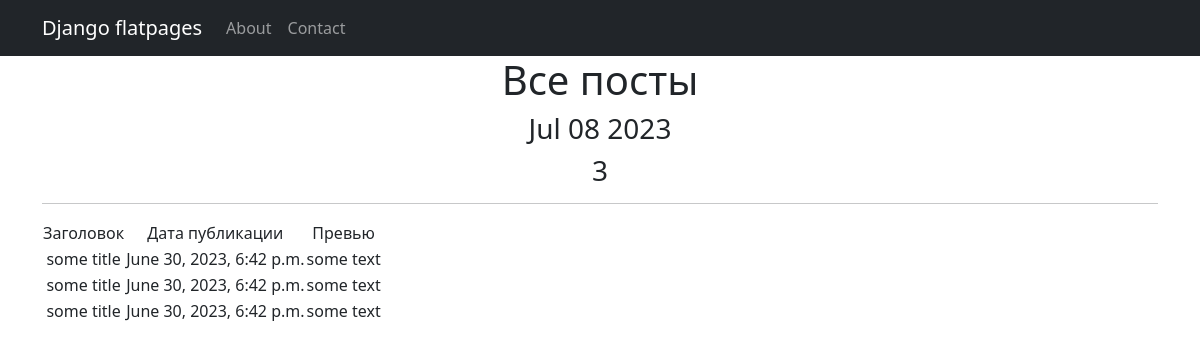
/posts/, run on an earlier commit of the app's database.
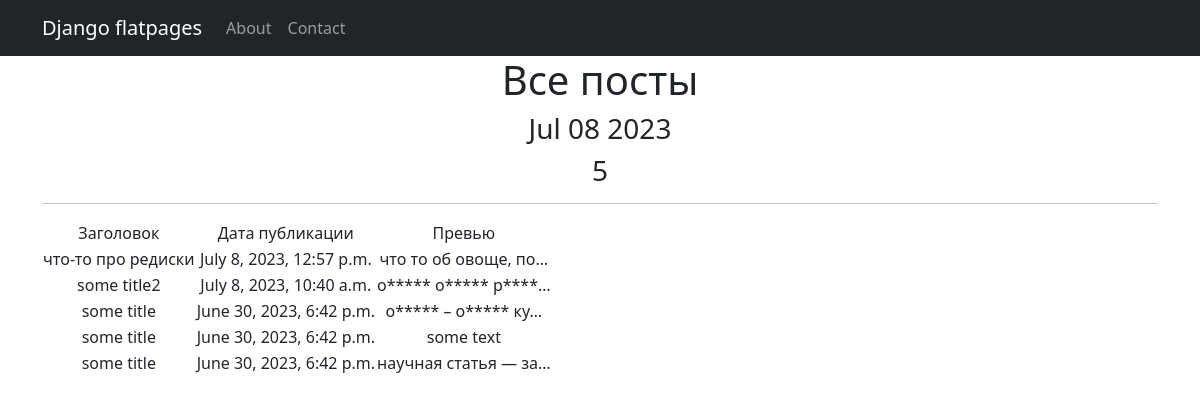
And on a later commit of the database.
### newsportal/models.py (models this page shows, shortened)
class Post(models.Model):
    news = 'NE'
    article = 'AR'
    POST_TYPES = [
        (news, 'Новость'),
        (article, 'Статья'),
    ]
    time_in = models.DateTimeField(auto_now_add=True, verbose_name='Дата изменения')
    title = models.CharField(max_length = 255, default = 'Some Title', verbose_name='Заголовок')
    text = models.CharField(max_length = 2048, default = 'Some Text', verbose_name='Контент')
    rating = models.IntegerField(default = 0)
    news_or_post = models.CharField(max_length=2, choices=POST_TYPES, default=article, verbose_name='Вид поста')
    author = models.ForeignKey(Author, on_delete=models.CASCADE, verbose_name='Автор')
    categories = models.ManyToManyField(Category, through='PostCategory')

### newsportal/views.py (the view)
# urls.py: path('', PostsList.as_view()),
class PostsList(ListView):
    model = Post
    ordering = '-time_in'
    template_name = 'posts.html'
    context_object_name = 'posts'
    def get_context_data(self, **kwargs):
        context = super().get_context_data(**kwargs)
        context['time_now'] = datetime.utcnow()
        context['next_sale'] = None
        return context

### newsportal/templatetags/custom_filters.py (called while the page is built)
@register.filter()
def censor(value: str):
    for a in ban_words:
        value = value.lower().replace(a.lower()[1:], '*'*len(a[1:]))
    return value

### templates/posts.html (shortened to what this page needs)
{% extends 'flatpages/default.html' %}
{% load custom_filters %}
{% block content %}
   <h1>Все посты</h1>
   <h3>{{ time_now|date:'M d Y' }}</h3>
   <h3> {{  posts|length }} </h3>
   <hr>
   {% if posts %}
      <table>
          <tr>
              <td> Заголовок </td>
              <td> Дата публикации </td>
              <td> Превью </td>
          </tr>
          {% for post in posts %}
          <tr>
              <td> {{ post.title|censor }} </td>
              <td> {{ post.time_in }} </td>
              <td> {{ post.text|censor|truncatechars:20}} </td>
          </tr>
          {% endfor %}
      </table>
   {% else %}
       <h2>Товаров нет!</h2>
   {% endif %}
{% endblock content %}

### templates/flatpages/default.html (shortened to what this page needs)
<!DOCTYPE html>
<html lang="en">
    <head>
        {% load static %}
        <link href="{% static 'css/styles.css' %}" rel="stylesheet" />
    </head>
    <body>
        <nav class="navbar navbar-expand-lg navbar-dark bg-dark static-top">
            <div class="container">
                <a class="navbar-brand" href="#">Django flatpages</a>
                <div class="collapse navbar-collapse" id="navbarResponsive">
                    <ul class="navbar-nav ml-auto">
                         <li class="nav-item">
                             <a class="nav-link" href="/about/">About</a>
                         </li>
                         <li class="nav-item">
                             <a class="nav-link" href="/contact_page/">Contact</a>
                         </li>
                    </ul>
                </div>
            </div>
        </nav>
        <div class="container">
            <div class="row">
                <div class="col-lg-12 text-center">
                    {% block content %}{% endblock content %}
                </div>
            </div>
        </div>
    </body>
</html>

What changed in the data, as far as the page shows it:
added Post: title|censor "что-то про редиски", time_in "July 8, 2023, 12:57 p.m.", text|censor "что то об овоще, по…"
added Post: title|censor "some title2", time_in "July 8, 2023, 10:40 a.m.", text|censor "о***** о***** р****…"
changed Post (number 3 of 5 on the later page): text|censor "some text" → "о***** – о***** ку…"
changed Post: text|censor "some text" → "научная статья — за…"
Also different on the page:
{{ posts|length }}: "3" → "5"
